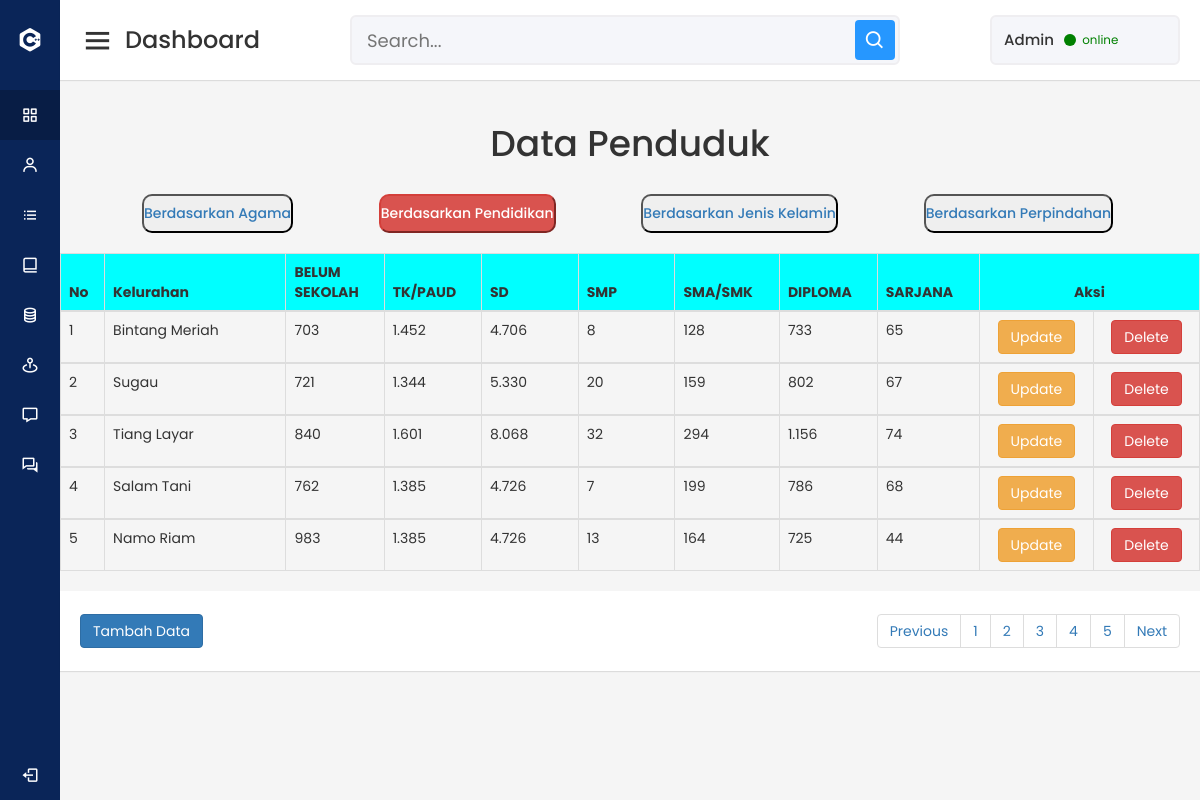
Screenshot of /Admin/menu/berd_pendidikan.php with the database file from the repository.
### tables this page shows
CREATE TABLE IF NOT EXISTS `tbl_penduduk` (
`id_pddk` int(11) NOT NULL,
  `kelurahan` varchar(30) NOT NULL,
  `islam` varchar(25) NOT NULL,
  `kristen` varchar(25) NOT NULL,
  `khatolik` varchar(25) NOT NULL,
  `hindu` varchar(25) NOT NULL,
  `budha` varchar(25) NOT NULL,
  `konghuchu` varchar(25) NOT NULL,
  `laki_laki` varchar(25) NOT NULL,
  `perempuan` varchar(25) NOT NULL,
  `antar_kel` varchar(25) NOT NULL,
  `antar_kec` varchar(25) NOT NULL,
  `blm_sekolah` varchar(25) NOT NULL,
  `tk_paud` varchar(25) NOT NULL,
  `SD` varchar(25) NOT NULL,
  `SMP` varchar(25) NOT NULL,
  `SMA` varchar(25) NOT NULL,
  `diploma` varchar(25) NOT NULL,
  `sarjana` varchar(25) NOT NULL
);

### Admin/menu/berd_pendidikan.php (the view, shortened to what this page needs)
<?php
include "koneksi.php";
 ?>
<!DOCTYPE html>
<html lang="en" dir="ltr">
  <head>
    <link rel="stylesheet" href="../bootstrap/css/bootstrap.min.css">
    <link rel="stylesheet" href="../style.css">
    <link href='https://unpkg.com/boxicons@2.0.7/css/boxicons.min.css' rel='stylesheet'>
   </head>
<body>
<?php include "menu.php"; ?>
<section class="home-section">
<?php include "header.php"; ?>
  <div class="home-content">
    <center><h1>Data Penduduk</h1></center>
    <br>
    <a href="penduduk.php"><button style="margin-left: 82px; border-radius: 10px;">
    <h5>Berdasarkan Agama</h5></button></a>
    <a href="berd_pendidikan.php"><button style="margin-left: 82px; border-radius: 10px;" class="btn-danger">
    <h5>Berdasarkan Pendidikan</h5></button></a>
    <a href="berd_jk.php"><button style="margin-left: 82px; border-radius: 10px;">
    <h5>Berdasarkan Jenis Kelamin</h5></button></a>
    <a href="berd_perpindahan.php"><button style="margin-left: 82px; border-radius: 10px;">
    <h5>Berdasarkan Perpindahan</h5></button></a>
    <br>
    <table class="table table-bordered table-hover">
        <br>
        <thead>
        <tr style="background-color: aqua;">
            <th>No</th>
            <th>Kelurahan</th>
            <th>BELUM SEKOLAH</th>
            <th>TK/PAUD</th>
            <th>SD</th>
            <th>SMP</th>
            <th>SMA/SMK</th>
            <th>DIPLOMA</th>
            <th>SARJANA</th>
            <th colspan='2' class="text-center">Aksi</th>
        </tr>
        </thead>
        <tbody>
            <?php
            $batas = 5;
            $halaman = isset($_GET['halaman'])?(int)$_GET['halaman'] : 1;
            $halaman_awal = ($halaman>1) ? ($halaman * $batas) - $batas : 0;
            $previous = $halaman - 1;
            $next = $halaman + 1;
            $data = mysqli_query($kon,"select * from tbl_penduduk order by id_pddk asc");
            $jumlah_data = mysqli_num_rows($data);
            $total_halaman = ceil($jumlah_data / $batas);
            $data_berita = mysqli_query($kon,"select * from tbl_penduduk order by id_pddk asc limit $halaman_awal, $batas");
            $no = $halaman_awal+1;
            while($data = mysqli_fetch_array($data_berita)){
            ?>
            <tr>
                <td width="15px"><?php echo $no++;?></td>
                <td width="150px"><?php echo $data["kelurahan"]; ?></td>
                <td width="80px"><?php echo $data["blm_sekolah"]; ?></td>
                <td width="80px"><?php echo $data["tk_paud"]; ?></td>
                <td width="80px"><?php echo $data["SD"]; ?></td>
                <td width="80px"><?php echo $data["SMP"]; ?></td>
                <td width="80px"><?php echo $data["SMA"]; ?></td>
                <td width="80px"><?php echo $data["diploma"]; ?></td>
                <td width="80px"><?php echo $data["sarjana"]; ?></td>
                <td width="80px">
                    <center> <a href="update_penduduk.php?id_pddk=<?php echo htmlspecialchars($data['id_pddk']); ?>" class="btn btn-warning" role="button">Update</a></td> </center>
                <td width="80px">
                    <center> <a href="<?php echo htmlspecialchars($_SERVER["PHP_SELF"]);?>?id_pddk=<?php echo $data['id_pddk']; ?>" class="btn btn-danger" role="button">Delete</a> </center>
                </td>
            </tr>
            </tbody>
            <?php
        }
        ?>
    </table>
    <nav>
    <a href="tambah_profil.php" class="btn btn-primary" role="button">Tambah Data</a>
      <ul class="pagination justify-content-right">
              <li class="page-item">
                <a class="page-link" <?php if($halaman > 1){ echo "href='?halaman=$previous'"; } ?> >Previous</a>
              </li>
              <?php
              for($x=1;$x<=$total_halaman;$x++){
                ?>
                <li class="page-item"><a class="page-link" href="?halaman=<?php echo $x ?>"><?php echo $x; ?></a></li>
                <?php
              }
              ?>
              <li class="page-item">
                <a  class="page-link" <?php if($halaman < $total_halaman) { echo "href='?halaman=$next'"; } ?>>Next</a>
              </li>
            </ul>
          </nav>
  </div>
</section>
</body>
</html>

### Admin/style.css (style rules this page uses)
* { margin: 0; padding: 0; box-sizing: border-box; font-family: 'Poppins', sans-serif; }
.home-section { position: relative; background: #f5f5f5; min-height: 100vh; width: calc(100% - 240px); left: 240px; transition: all 0.5s ease; }
.home-section nav { display: flex; justify-content: space-between; height: 80px; background: #fff; display: flex; align-items: center; position: fixed; width: calc(100% - 240px); left: 240px; z-index: 100; padding: 0 20px; box-shadow: 0 1px 1px rgba(0, 0, 0, 0.1); transition: all 0.5s ease; }
.home-section .home-content { position: relative; padding-top: 104px; }
@media (max-width: 1240px) { .home-section { width: calc(100% - 60px); left: 60px; } }
@media (max-width: 1240px) { .home-section nav { width: calc(100% - 60px); left: 60px; } }

### rows the page displays
tbl_penduduk: kelurahan "Bintang Meriah", blm_sekolah "703", tk_paud "1.452", SD "4.706", SMP "8", SMA "128", diploma "733", sarjana "65"
tbl_penduduk: kelurahan "Sugau", blm_sekolah "721", tk_paud "1.344", SD "5.330", SMP "20", SMA "159", diploma "802", sarjana "67"
tbl_penduduk: kelurahan "Tiang Layar", blm_sekolah "840", tk_paud "1.601", SD "8.068", SMP "32", SMA "294", diploma "1.156", sarjana "74"
tbl_penduduk: kelurahan "Salam Tani", blm_sekolah "762", tk_paud "1.385", SD "4.726", SMP "7", SMA "199", diploma "786", sarjana "68"
tbl_penduduk: kelurahan "Namo Riam", blm_sekolah "983", tk_paud "1.385", SD "4.726", SMP "13", SMA "164", diploma "725", sarjana "44"
